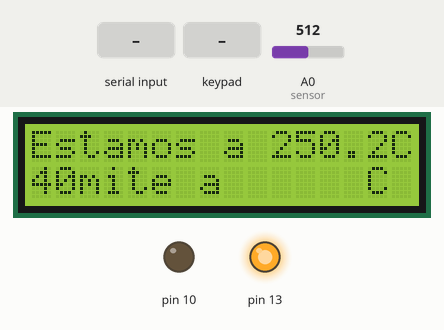
Recording of a sketch running on a simulated Arduino Uno, built with avr-gcc and run on an emulated ATmega328P. Shown: 16×2 character LCD, output pins drawn as LEDs (lit = HIGH). Inputs (shaded band) come from the test bench; at power-on: A0 (sensor) = 512. What the sketch prints to the serial monitor is not drawn.

Above: at 1.2 s.
1.3 s: "90,45\n" received over Serial
At 4.0 s:
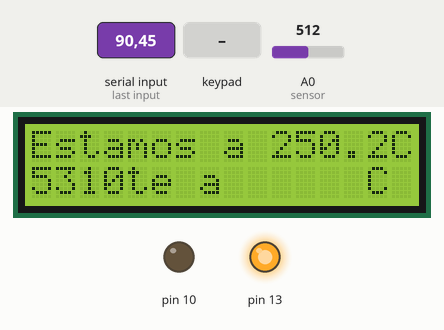
4.3 s: A0 (sensor) set to 716
At 4.7 s:
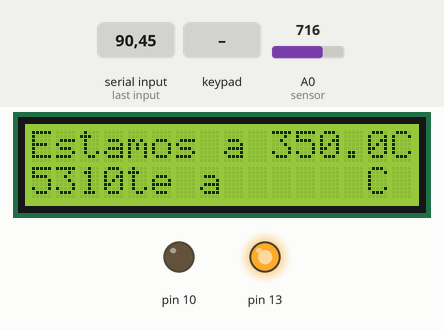
5.9 s: key 'A' pressed
At 6.5 s:
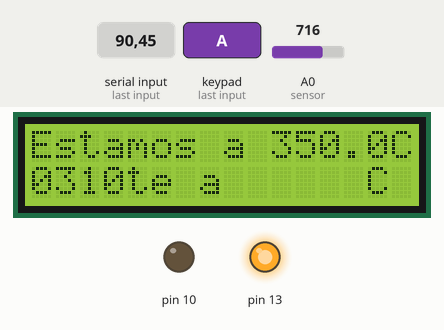
7.6 s: keypad keys 1 2 A pressed 0.4 s apart
At 10.3 s:
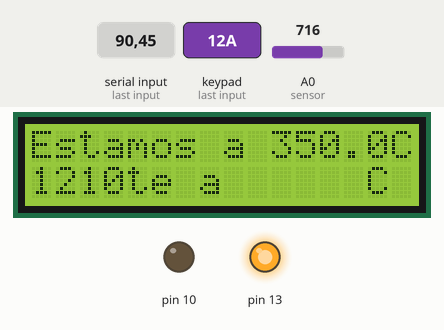
11.2 s: keypad keys 2 5 A pressed 0.4 s apart
At 14.1 s:
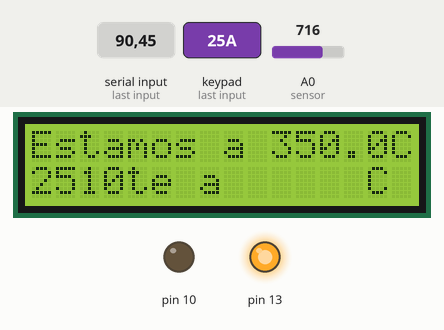
14.8 s: A0 (sensor) set to 900
At 15.8 s:
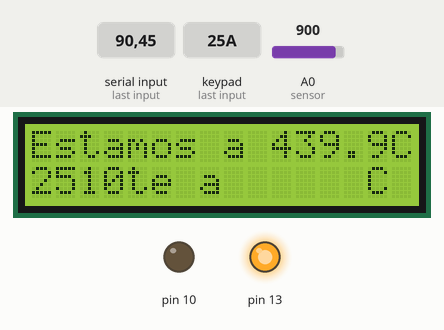
Timing chart, 0 to 17.4 s (numbered marks = the images above; inputs shaded):
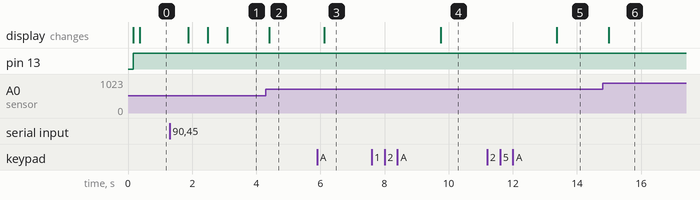

The sketch:

graficaJavaTemp.ino
```cpp
int k=0,l=0,input=0,cuadro=0,fila=0;
String limite="";
int valorlimite=40;
float temp;


#include <Keypad.h>
const byte filas=4;
const byte columnas=4;
char teclado[filas][columnas]={
  {'1','2','3','A'},
  {'4','5','6','B'},
  {'7','8','9','C'},
  {'*','0','#','D'}
};
byte biteF[filas]={33,32,31,30};
byte biteC[filas]={27,26,25,24};
Keypad teclado1= Keypad(makeKeymap(teclado),biteF,biteC,filas,columnas);

#include <LiquidCrystal.h>
LiquidCrystal lcd(1,2,4,5,6,7);
void setup(){
  pinMode(13,OUTPUT);
  pinMode(10,OUTPUT);
  Serial.begin(9600);
  lcd.begin(16,2);
  lcd.print("Estamos a      C");
  lcd.setCursor(0,1);
  lcd.print("Limite a      C");
}

void loop(){
  //pinMode(A0,INPUT);
  Serial.println(analogRead(A0));
  temp=(500.0*analogRead(A0)/1023); //sensor de temperatura en V0 de arduino signal wire
    delay(100);
  if(temp>valorlimite){
    digitalWrite(13,HIGH);
    digitalWrite(10,LOW);
  }
  lcd.setCursor(10,0);
  lcd.print(temp, 1);                                //modific

  if(Serial.available()>0){
    input=Serial.read();
    limite=limite+""+input;
    l++;
    if(l==2){//validado deos numeros
      valorlimite=limite.toInt();
      l=0;
      limite="";
    }
  }
  char valor=teclado1.getKey();
    if ((valor)&&(k<2)){
    limite=limite+""+valor;
    k++;
  }
  if (valor=='A'){
    valorlimite=limite.toInt();
    k=0;
    limite="";
  }
  delay(200);//.10 fraccion de segundo
  lcd.setCursor(0,1);//(10,1);
  lcd.print(valorlimite);
}
```

Measured:
- after the input at 1.3 s, the display: first changes after 0.58 s (image 1 shows a later state)
- after the input at 4.3 s, the display: changes after 0.11 s (image 2)
- after the input at 5.9 s, the display: changes after 0.22 s (image 3)
- after the input at 7.6 s, the display: changes after 2.1 s (image 4)
- after the input at 11.2 s, the display: changes after 2.2 s (image 5)
- after the input at 14.8 s, the display: changes after 0.19 s (image 6)
